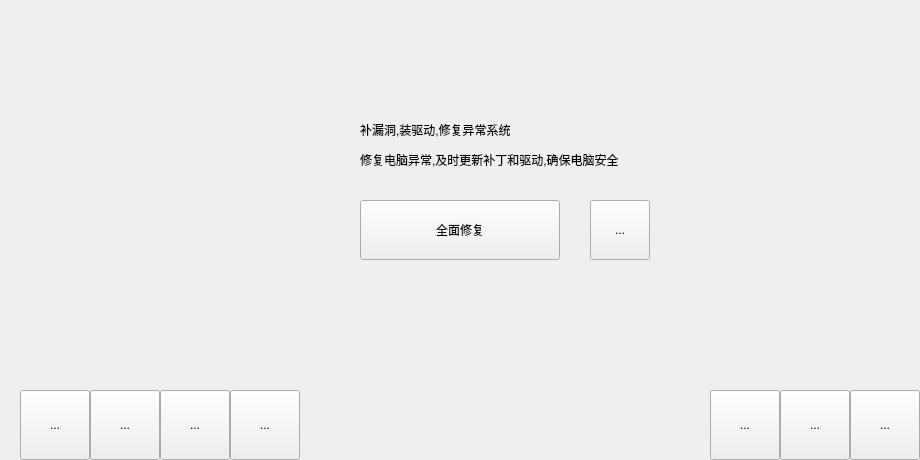
<?xml version="1.0" encoding="UTF-8"?>
<ui version="4.0">
 <class>FixWidget</class>
 <widget class="QWidget" name="FixWidget">
  <property name="geometry">
   <rect>
    <x>0</x>
    <y>0</y>
    <width>920</width>
    <height>460</height>
   </rect>
  </property>
  <property name="windowTitle">
   <string>Form</string>
  </property>
  <widget class="QWidget" name="home" native="true">
   <property name="geometry">
    <rect>
     <x>0</x>
     <y>0</y>
     <width>920</width>
     <height>460</height>
    </rect>
   </property>
   <widget class="QLabel" name="subtitle">
    <property name="geometry">
     <rect>
      <x>360</x>
      <y>150</y>
      <width>400</width>
      <height>20</height>
     </rect>
    </property>
    <property name="text">
     <string>修复电脑异常,及时更新补丁和驱动,确保电脑安全</string>
    </property>
   </widget>
   <widget class="QPushButton" name="pushButton">
    <property name="geometry">
     <rect>
      <x>360</x>
      <y>200</y>
      <width>200</width>
      <height>60</height>
     </rect>
    </property>
    <property name="text">
     <string>全面修复</string>
    </property>
   </widget>
   <widget class="WaveBallWidget" name="wallBallWidget" native="true">
    <property name="geometry">
     <rect>
      <x>110</x>
      <y>90</y>
      <width>190</width>
      <height>190</height>
     </rect>
    </property>
   </widget>
   <widget class="QLabel" name="title">
    <property name="geometry">
     <rect>
      <x>360</x>
      <y>110</y>
      <width>400</width>
      <height>40</height>
     </rect>
    </property>
    <property name="text">
     <string>补漏洞,装驱动,修复异常系统</string>
    </property>
   </widget>
   <widget class="QToolButton" name="tb6">
    <property name="geometry">
     <rect>
      <x>710</x>
      <y>390</y>
      <width>70</width>
      <height>70</height>
     </rect>
    </property>
    <property name="text">
     <string>...</string>
    </property>
   </widget>
   <widget class="QToolButton" name="tb7">
    <property name="geometry">
     <rect>
      <x>780</x>
      <y>390</y>
      <width>70</width>
      <height>70</height>
     </rect>
    </property>
    <property name="text">
     <string>...</string>
    </property>
   </widget>
   <widget class="QToolButton" name="tb8">
    <property name="geometry">
     <rect>
      <x>850</x>
      <y>390</y>
      <width>70</width>
      <height>70</height>
     </rect>
    </property>
    <property name="text">
     <string>...</string>
    </property>
   </widget>
   <widget class="QToolButton" name="tb1">
    <property name="geometry">
     <rect>
      <x>590</x>
      <y>200</y>
      <width>60</width>
      <height>60</height>
     </rect>
    </property>
    <property name="text">
     <string>...</string>
    </property>
   </widget>
   <widget class="QToolButton" name="tb2">
    <property name="geometry">
     <rect>
      <x>20</x>
      <y>390</y>
      <width>70</width>
      <height>70</height>
     </rect>
    </property>
    <property name="text">
     <string>...</string>
    </property>
   </widget>
   <widget class="QToolButton" name="tb3">
    <property name="geometry">
     <rect>
      <x>90</x>
      <y>390</y>
      <width>70</width>
      <height>70</height>
     </rect>
    </property>
    <property name="text">
     <string>...</string>
    </property>
   </widget>
   <widget class="QToolButton" name="tb4">
    <property name="geometry">
     <rect>
      <x>160</x>
      <y>390</y>
      <width>70</width>
      <height>70</height>
     </rect>
    </property>
    <property name="text">
     <string>...</string>
    </property>
   </widget>
   <widget class="QToolButton" name="tb5">
    <property name="geometry">
     <rect>
      <x>230</x>
      <y>390</y>
      <width>70</width>
      <height>70</height>
     </rect>
    </property>
    <property name="text">
     <string>...</string>
    </property>
   </widget>
  </widget>
  <widget class="QWidget" name="background" native="true">
   <property name="geometry">
    <rect>
     <x>0</x>
     <y>0</y>
     <width>920</width>
     <height>460</height>
    </rect>
   </property>
  </widget>
  <zorder>background</zorder>
  <zorder>home</zorder>
 </widget>
 <customwidgets>
  <customwidget>
   <class>WaveBallWidget</class>
   <extends>QWidget</extends>
   <header location="global">customviews/waveballwidget.h</header>
   <container>1</container>
  </customwidget>
 </customwidgets>
 <resources/>
 <connections/>
</ui>
